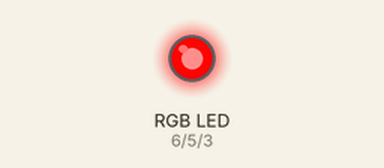
Simulated run of this sketch. Board: Arduino Uno, built with avr-gcc and run on an emulated ATmega328P. Parts: an RGB LED mixed from three pins (HIGH = lit). Dim RGB values are drawn brighter than linear.

Above: at 0.05 s.
At 0.9 s:
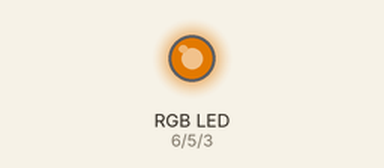
At 1.8 s:
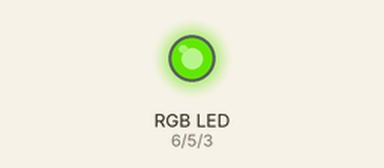
At 3.6 s:
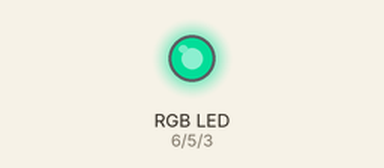
At 5.35 s:
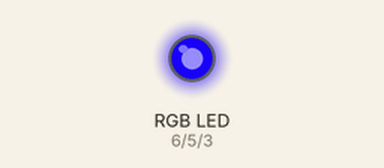
At 7.15 s:
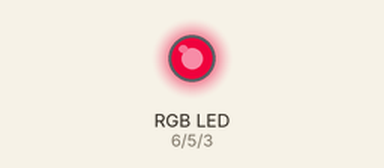
Timing chart, 0 to 10.0 s (numbered marks = the images above):
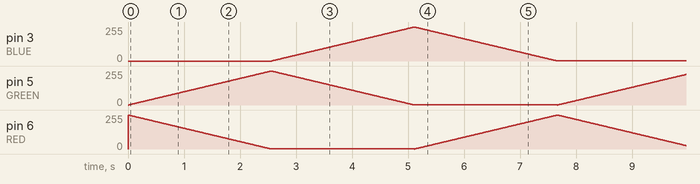

The sketch:

RGBPulse.ino
```cpp
// Define Pins
#define BLUE 3
#define GREEN 5
#define RED 6
#define delayTime 10

void setup() {
    pinMode(RED, OUTPUT);
    pinMode(GREEN, OUTPUT);
    pinMode(BLUE, OUTPUT);
    digitalWrite(RED, HIGH);
    digitalWrite(GREEN, LOW);
    digitalWrite(BLUE, LOW);
}

int redValue = 255;
int greenValue = 0;
int blueValue = 0;

void loop() {
    for(int i = 0; i < 255; i++) {
        analogWrite(RED, redValue--);
        analogWrite(GREEN, greenValue++);
        delay(delayTime);
    }

    for(int i = 0; i < 255; i++) {
        analogWrite(GREEN, greenValue--);
        analogWrite(BLUE, blueValue++);
        delay(delayTime);
    }

    for(int i = 0; i < 255; i++) {
        analogWrite(BLUE, blueValue--);
        analogWrite(RED, redValue++);
        delay(delayTime);
    }
}
```
